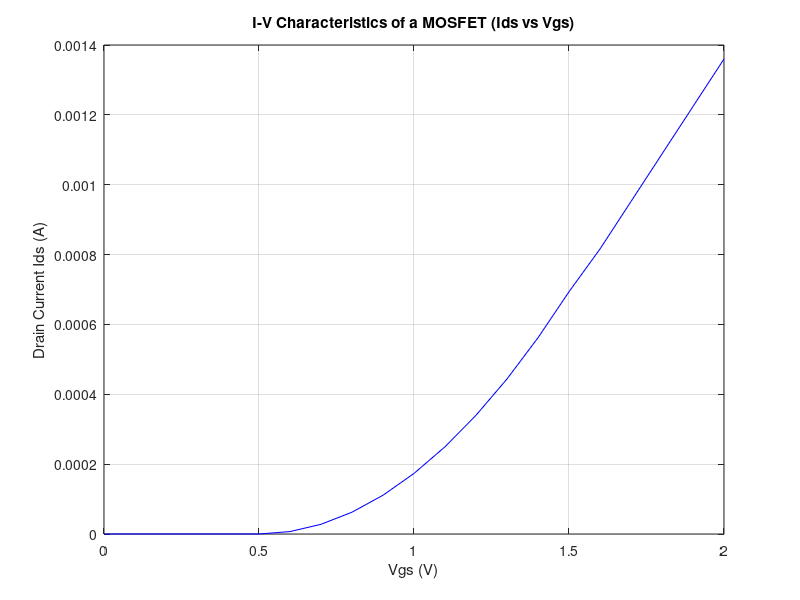

Write the MATLAB code that produced this figure.
% MOSFET I-V Characteristics (Ids vs Vgs) - MATLAB Code

clear all;
clc;

% Constants
mu = 1360;          % Electron mobility (cm^2/Vs)
W = 10e-8;          % Channel width (meters)
L = 1e-8;           % Channel length (meters)
Cox = 1e-7;         % Oxide capacitance (F/cm^2)
Vth = 0.5;            % Threshold voltage (V)
lambda = 0.02;      % Channel-length modulation factor
Vds = 1;            % Fixed drain-source voltage (V)

% Vgs range for the plot
Vgs = 0:0.1:2;      % Gate-source voltage range (V)

% Preallocate current array
Ids = zeros(1, length(Vgs));

% Loop through the Vgs values to compute Ids
for i = 1:length(Vgs)
    if Vgs(i) < Vth
        % Cut-off region, current is zero
        Ids(i) = 0;
    elseif Vgs(i) >= Vth && Vds < (Vgs(i) - Vth)
        % Linear region
        Ids(i) = mu * Cox * (W/L) * ((Vgs(i) - Vth) * Vds - 0.5 * Vds^2) ;
    else
        % Saturation region
        Ids(i) = 0.5 * mu * Cox * (W/L) * (Vgs(i) - Vth)^2 * (1 + lambda * Vds);
    end
end

% Plot the I-V Characteristics
figure;
plot(Vgs, Ids, 'b', 'LineWidth', 0.75);
xlabel('Vgs (V)');
ylabel('Drain Current Ids (A)');
title('I-V Characteristics of a MOSFET (Ids vs Vgs)');
grid on;
